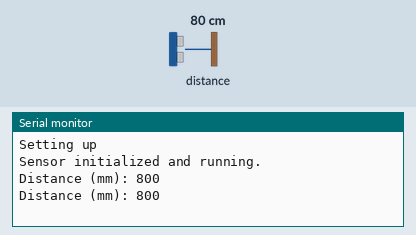
Bench run of a sketch on a simulated ESP32. Parts: the last lines printed to the serial monitor. The inputs (shaded band) are chosen by the test bench; at power-on: distance to the obstacle 80 cm.

Above: at 3.2 s.
3.3 s: distance to the obstacle set to 2 cm
At 4.6 s:
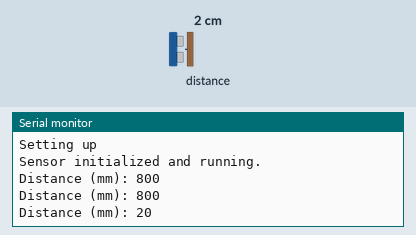
4.8 s: distance to the obstacle set to 4 cm
At 5.9 s:
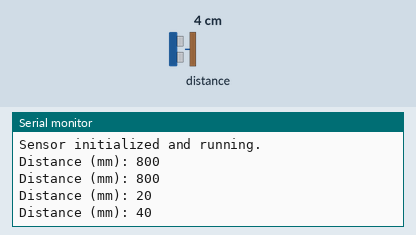
Timing chart, 0 to 7.8 s (numbered marks = the images above; inputs shaded):
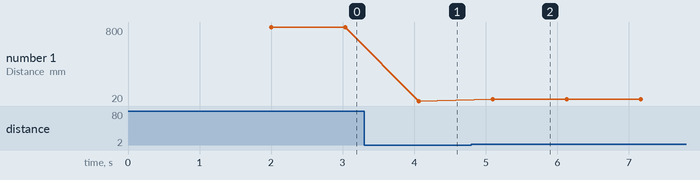

The sketch:

VL53L1X_Control.ino
```cpp
#include <Wire.h>
#include <VL53L1X.h>
const int RGB_PIN  = 48;

VL53L1X sensor;

void setup()
{
  neopixelWrite(RGB_PIN, 5, 5, 0);
  Serial.begin(115200);
  delay(1000);

  Serial.println("\n\nSetting up");

  Wire.begin(8, 9);

  sensor.setTimeout(500);
  if (!sensor.init())
  {
    Serial.println("Failed to detect and initialize sensor!");
    neopixelWrite(RGB_PIN, 5, 0, 0);
    while (1) {} // Halt execution
  }

  sensor.setDistanceMode(VL53L1X::Short);
  sensor.setMeasurementTimingBudget(50000);
  sensor.startContinuous(50);


  delay(1000);


  neopixelWrite(RGB_PIN, 0, 5, 0);

  Serial.println("\nSensor initialized and running.");
}

void loop()
{
  Serial.print("Distance (mm): ");
  Serial.println(sensor.read());

  if (sensor.timeoutOccurred())
  {
    Serial.print("XXX [TIMEOUT]XXX");
  }

  delay(1000);
}
```

Measured:
- after the input at 3.3 s, the serial monitor: prints a new line after 0.77 s (image 1)
- after the input at 4.8 s, the serial monitor: prints a new line after 0.30 s (image 2)
- plotted number 1: 800 → 20 after the input at 3.3 s, 20 → 40 after the input at 4.8 s
